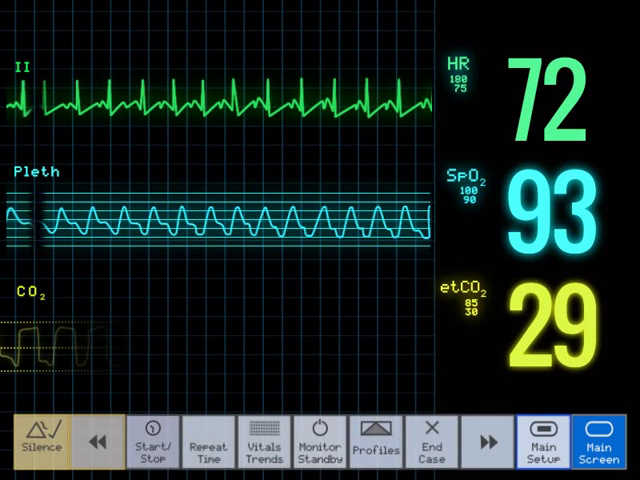
#> input picture frame 50 of inputECG.mp4, 640 x 480 px
$ python teste.py
#> lines starting #> are read from the running program, lines starting #| are printed output that depends on the picture; after the words box and inside, x2 and y2 are one past the last pixel; in counts of white or black regions, pixels touching at a corner belong together
import numpy as np
import cv2

cap = cv2.VideoCapture("inputECG.mp4")

# take first frame of the video
ret, frame = cap.read()
#> frame is the input picture: shape (480, 640, 3); mean B, G, R 38, 41.4, 25.7


# setup initial location of window
r, h, c, w = 250, 90, 400, 125  # simply hardcoded the values
track_window = (c, r, w, h)

# set up the ROI for tracking
roi = frame[r:r + h, c:c + w]
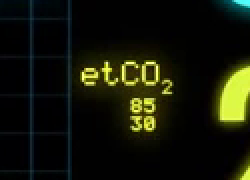
#> roi: shape (90, 125, 3) (shown 2 times larger); mean B, G, R 8.9, 22.8, 20.4
hsv_roi = cv2.cvtColor(frame, cv2.COLOR_BGR2HSV)
#> hsv_roi: shape (480, 640, 3); mean H, S, V 68.5, 148.8, 45.5
mask = cv2.inRange(hsv_roi, np.array((0., 60., 32.)),
                   np.array((180., 255., 255.)))
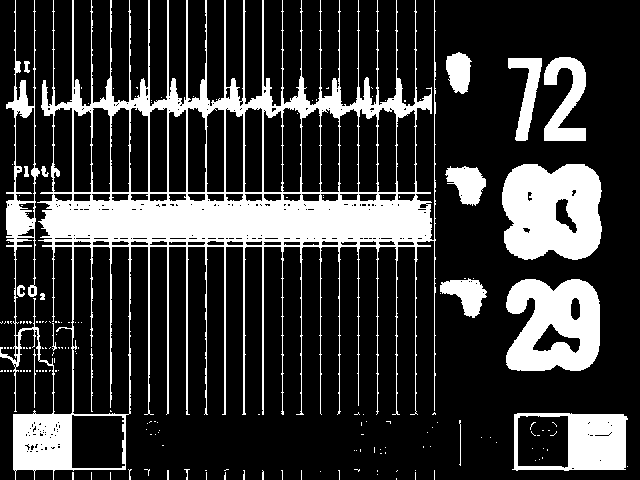
#> mask: shape (480, 640); 21.7% white; 177 white regions (157 under 20 px), largest, box (x1, y1, x2, y2) and area: (0, 0, 436, 480) 41410, (502, 164, 602, 260) 7948, (506, 279, 600, 371) 6505
roi_hist = cv2.calcHist([hsv_roi], [0], mask, [180], [0, 180])
#> roi_hist = 180 values, max 5901 at index 90, min 0 at index 1, mean 370.8
cv2.normalize(roi_hist, roi_hist, 0, 255, cv2.NORM_MINMAX)

# Setup the termination criteria, either 10 iteration or move by atleas1t 1 pt
term_crit = (cv2.TERM_CRITERIA_EPS | cv2.TERM_CRITERIA_COUNT, 10, 1)

while (1):
    ret, frame = cap.read()
    if ret:
        hsv = cv2.cvtColor(frame, cv2.COLOR_BGR2HSV)
#> hsv: shape (480, 640, 3); mean H, S, V 68.6, 148.9, 45.5
        dst = cv2.calcBackProject([hsv], [0], roi_hist, [0, 180], 1)
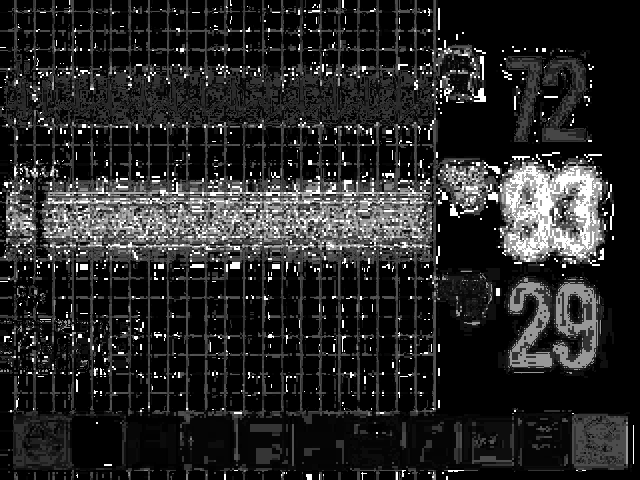
#> dst: shape (480, 640); min 0, max 255, mean 39.1
        # apply meanshift to get the new location
        ret, track_window = cv2.meanShift(dst, track_window, term_crit)
#> ret = 10; track_window = (489, 169, 125, 90)
        # Draw it on image
        print(track_window)
#| (489, 169, 125, 90)
        x, y, w, h = track_window
#> x = 489; y = 169; w = 125; h = 90
        cv2.rectangle(frame, (x, y), (x+w, y+h), (255, 0, 0), 2)
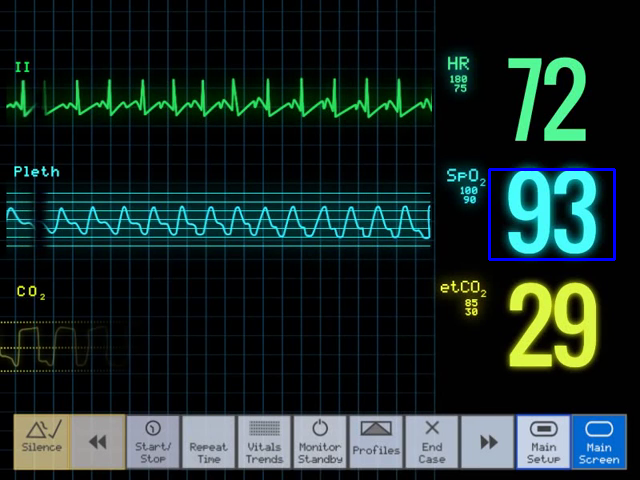
#> frame: shape (480, 640, 3); mean B, G, R 39, 41.3, 25.7
        dst = np.zeros_like(frame)
        dst[y:y+h, x:x+w] = frame[y:y+h, x:x+w]
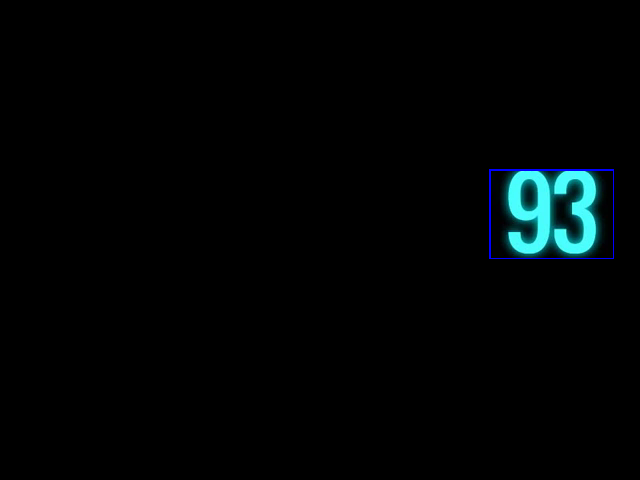
#> dst: shape (480, 640, 3); mean B, G, R 4.7, 4.1, 1
        cv2.imshow('dst', dst)
        k = cv2.waitKey(60) & 0xff
#> (key Esc is pressed here)
        if k == 27:
            break
    else:
        break
cv2.destroyAllWindows()
cap.release()

$ run again, starting later in the video
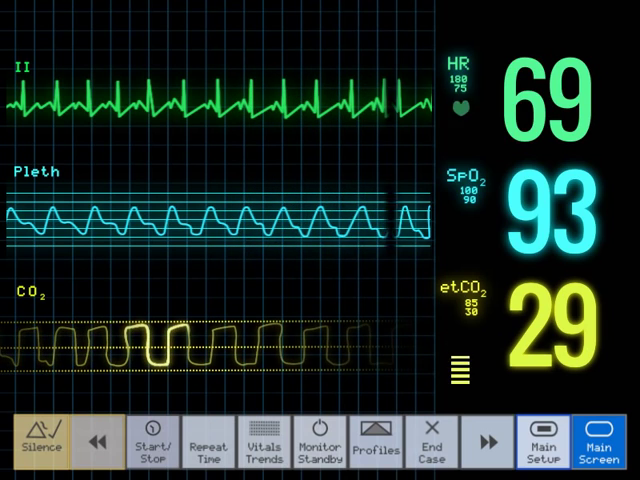
#> input picture frame 225 of inputECG.mp4, 640 x 480 px
#> frame is the input picture: shape (480, 640, 3); mean B, G, R 39.2, 44.3, 27.8
#> hsv_roi: shape (480, 640, 3); mean H, S, V 66.2, 148.7, 48.3
#> `mask = cv2.inRange(hsv_roi, np.array((0., 60., 32.)), np.array((180., ..`:
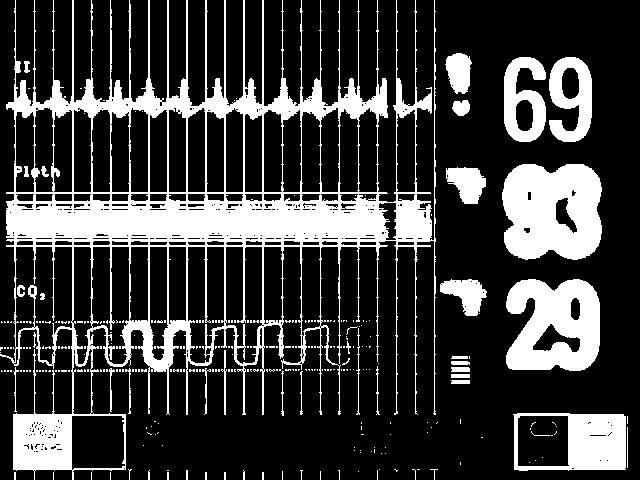
#> mask: shape (480, 640); 23.7% white; 304 white regions (270 under 20 px), largest, box (x1, y1, x2, y2) and area: (0, 0, 436, 480) 44563, (502, 164, 602, 260) 7920, (506, 279, 600, 371) 6467
#> roi_hist = 180 values, max 6403 at index 90, min 0 at index 0, mean 405.3
#> hsv: shape (480, 640, 3); mean H, S, V 66.2, 148.8, 48.2
#> ret = 10; track_window = (489, 175, 125, 90)
#| (489, 175, 125, 90)
#> x = 489; y = 175; w = 125; h = 90
#> frame: shape (480, 640, 3); mean B, G, R 40, 44.1, 27.7
#> `dst[y:y+h, x:x+w] = frame[y:y+h, x:x+w]`:
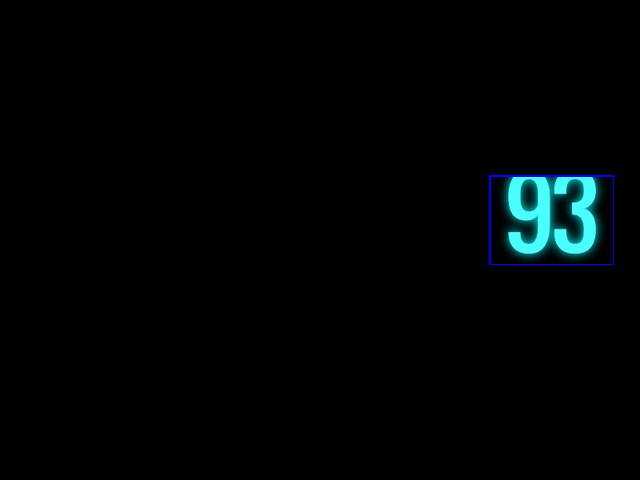
#> dst: shape (480, 640, 3); mean B, G, R 4.4, 3.8, 0.9

$ run again, starting later in the video
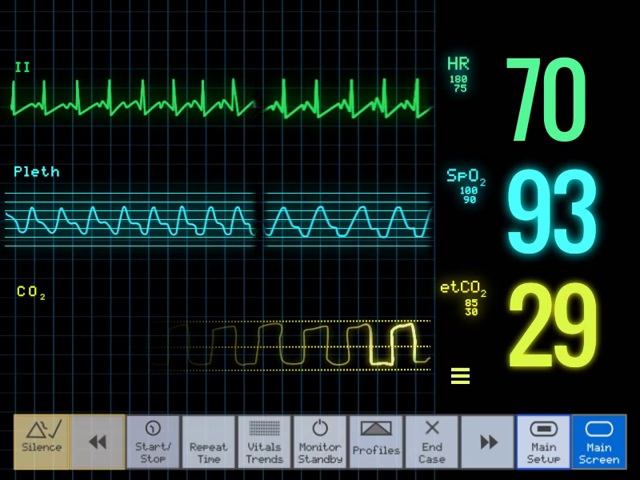
#> input picture frame 400 of inputECG.mp4, 640 x 480 px
#> frame is the input picture: shape (480, 640, 3); mean B, G, R 38.5, 42.8, 26.9
#> hsv_roi: shape (480, 640, 3); mean H, S, V 66.8, 148, 46.8
#> `mask = cv2.inRange(hsv_roi, np.array((0., 60., 32.)), np.array((180., ..`:
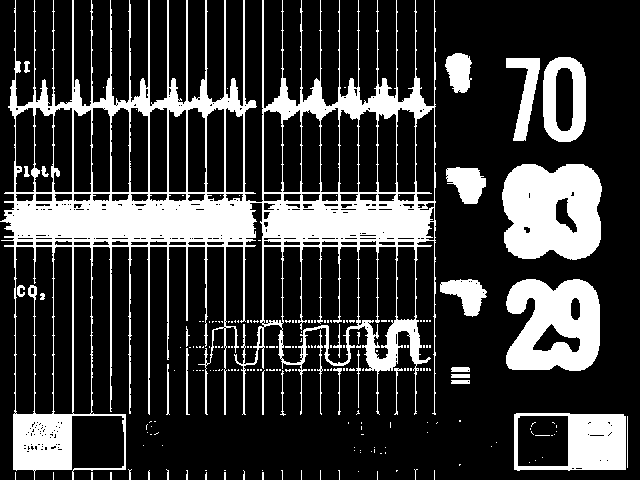
#> mask: shape (480, 640); 22.8% white; 217 white regions (187 under 20 px), largest, box (x1, y1, x2, y2) and area: (0, 0, 436, 480) 43330, (502, 164, 602, 260) 7925, (506, 279, 600, 371) 6470
#> roi_hist = 180 values, max 6339 at index 90, min 0 at index 0, mean 389.5
#> hsv: shape (480, 640, 3); mean H, S, V 67.1, 148.5, 46.9
#> ret = 10; track_window = (488, 168, 125, 90)
#| (488, 168, 125, 90)
#> x = 488; y = 168; w = 125; h = 90
#> `cv2.rectangle(frame, (x, y), (x+w, y+h), (255, 0, 0), 2)`:
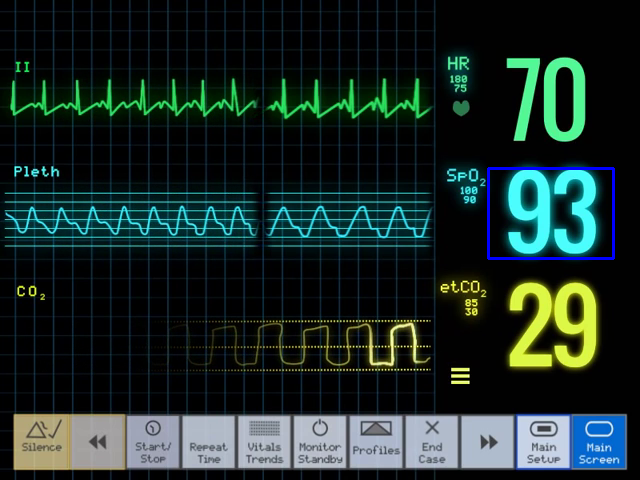
#> frame: shape (480, 640, 3); mean B, G, R 39.6, 42.8, 26.9
